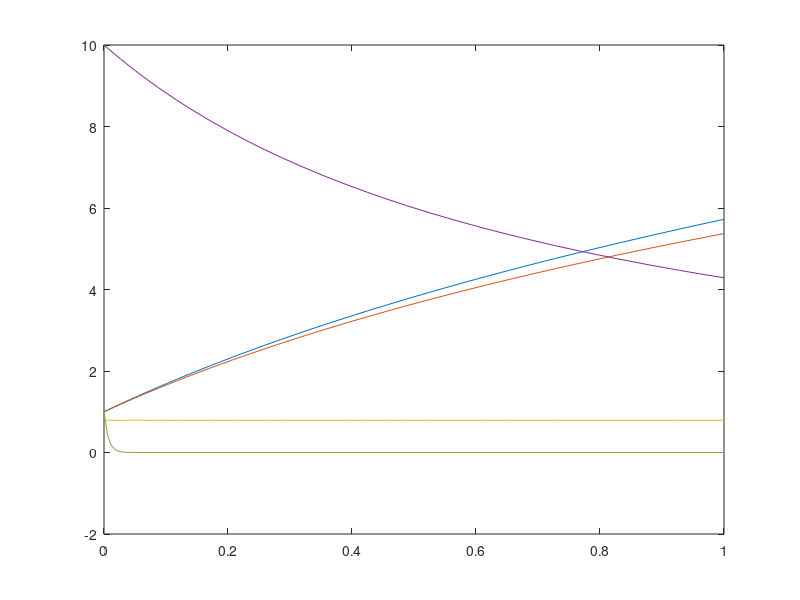

This chart was generated by the following MATLAB code:

function main

global p1 p2 p3 p4 p5 p6 p7 p8 p9 p10 p11 ...
    x y theta v w a_tw psi_tw delta_s delta_r Wc_aw Wp_aw gs gr 

% model 
p1 = 0.03
p2 = 40
p3 = 6000
p4 = 200
p5 = 1500
p6 = 0.5
p7 = 0.5
p8 = 2
p9 = 300
p10 = 400
p11 = 0.2

% time 
tspan = [0 1];

% intial conditions
x = 1
y = 1
theta = pi/4 
v = 10
w = 1

% input parameters
a_tw = 10
psi_tw = 100

delta_s = 1                                         %% todo 
delta_r = 1                                         %% todo

% computed parameters
Wc_aw = [(a_tw * cos(psi_tw - theta) - v) ...
         (a_tw * cos(psi_tw - theta) - v)]

Wp_aw = [abs(Wc_aw) ...
         atan(Wc_aw)]

gs = 1                                              %% todo
gr = 1                                              %% todo

% examples
% A = 1;
% B = 4;
%[t,y] = ode45(@(t,y) odefcn(t,y,A,B), tspan,[0 0.01]);   % to run internal function OR external function with additional arguments
%[t,y] = ode45(@(t,y) elastic(t,y), [0 12],[0 1 1]);      % to run internal function 
%[t,y] = ode45('rigid',[0 12],[0 1 1]);                   % to run external function without additional arguments

%[t,z] = ode45(@(t,z) sailboat(t,z), tspan, [x y theta v w]);
sol = ode45(@sailboat, tspan, [x y theta v w]);

plot(sol.x,sol.y);
a = sol.y
b = a(1,:)
% plot(t,z(:,1),'r-o',t,z(:,2),'g-d', ...
%     t,z(:,3),'b-s',t,z(:,4),'m-^',t,z(:,5),'k-*')

%print(z)

function dZdt = sailboat(t,Z)

global p1 p2 p3 p4 p5 p6 p7 p8 p9 p10 p11 ...
    x y theta v w a_tw psi_tw delta_s delta_r Wc_aw Wp_aw gs gr 

% dydt = zeros(5,1);    % a column vector
% dydt(1) = v * cos(theta) + p1 * a_tw * cos(psi_tw);
% dydt(2) = v * sin(theta) + p1 * a_tw * sin(psi_tw);
% dydt(3) = w;
% dydt(4) = (gs * sin(delta_s) - gr * p11 * sin(delta_r) - p2 * v^2) / p9;
% dydt(5) = (gs * (p6 - p7 * cos(delta_s)) - gr * p8 * cos(delta_r) - p3 ...
%     * w * v) / p10;

dZdt = [ ...
        Z(4) * cos(Z(3)) + p1 * a_tw * cos(psi_tw); ...
        Z(4) * sin(Z(3)) + p1 * a_tw * sin(psi_tw); ...
        Z(5); ...
        (gs * sin(delta_s) - gr * p11 * sin(delta_r) - p2 * Z(4)^2) / p9; ...
        (gs * (p6 - p7 * cos(delta_s)) - gr * p8 * cos(delta_r) - p3 ...
            * Z(5) * Z(4)) / p10; ...
        ]



% function dy = elastic(t,y)
% dy = zeros(3,1);    % a column vector
% dy(1) = y(1) * y(3);
% dy(2) = -y(3) * y(3);
% dy(3) = -0.51 * y(1) * y(2);
